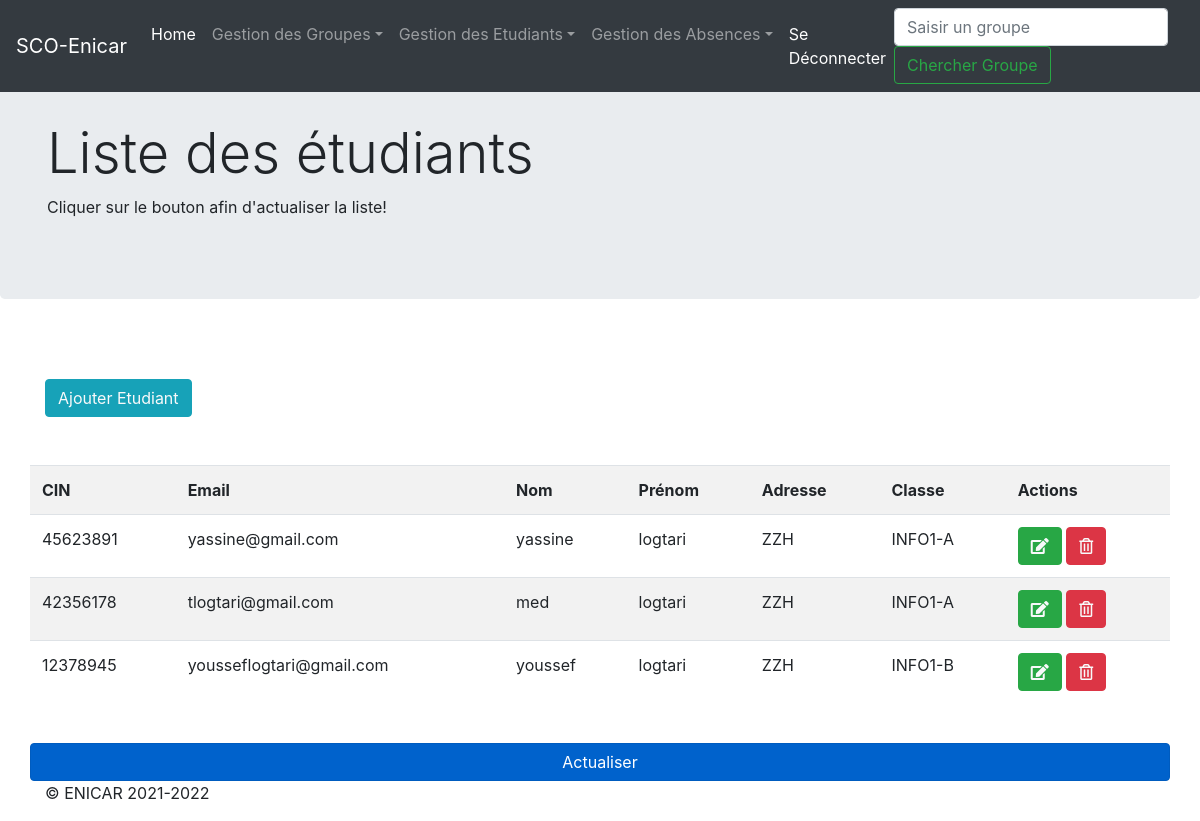
Screenshot of /afficherEtudiants.php (signed in) with the database file from the repository.
### tables this page shows
CREATE TABLE `etudiant` (
  `id_etudiant` int(11) NOT NULL,
  `cin` int(11) NOT NULL,
  `email` varchar(255) NOT NULL,
  `nom` varchar(255) NOT NULL,
  `prenom` varchar(255) NOT NULL,
  `adresse` varchar(255) NOT NULL,
  `classe` varchar(255) NOT NULL
);

### afficherEtudiants.php (the view, shortened to what this page needs)
<?php include("./auth-php-mysql/connexion.php");?>
<!DOCTYPE html>
<html lang="en">
<head>
<link href="./assets/dist/css/bootstrap.min.css" rel="stylesheet">
    <link href="./assets/jumbotron.css" rel="stylesheet">
    <link rel="stylesheet" href="https://use.fontawesome.com/releases/v5.7.0/css/all.css">
</head>
<body>
    <nav class="navbar navbar-expand-md navbar-dark fixed-top bg-dark">
        <a class="navbar-brand" href="#">SCO-Enicar</a>
        <div class="collapse navbar-collapse" id="navbarsExampleDefault">
          <ul class="navbar-nav mr-auto">
            <li class="nav-item active">
              <a class="nav-link" href="index.php">Home <span class="sr-only">(current)</span></a>
            </li>
            <li class="nav-item dropdown">
              <a class="nav-link dropdown-toggle" href="index.php" id="dropdown01" data-toggle="dropdown" aria-expanded="false">Gestion des Groupes</a>
            </li>
            <li class="nav-item dropdown">
              <a class="nav-link dropdown-toggle" href="#" id="dropdown01" data-toggle="dropdown" aria-expanded="false">Gestion des Etudiants</a>
            </li>
            <li class="nav-item dropdown">
              <a class="nav-link dropdown-toggle" href="#" id="dropdown01" data-toggle="dropdown" aria-expanded="false">Gestion des Absences</a>
            </li>
            <li class="nav-item active">
              <a class="nav-link" href="login.php">Se Déconnecter <span class="sr-only">(current)</span></a>
            </li>
          </ul>
          <form class="form-inline my-2 my-lg-0">
            <input class="form-control mr-sm-2" type="text" placeholder="Saisir un groupe" aria-label="Chercher un groupe">
            <button class="btn btn-outline-success my-2 my-sm-0" type="submit">Chercher Groupe</button>
          </form>
        </div>
      </nav>
<main role="main">
        <div class="jumbotron">
            <div class="container">
              <h1 class="display-4">Liste des étudiants</h1>
              <p>Cliquer sur le bouton afin d'actualiser la liste!</p>
            </div>
          </div>
<div class="container">
  <button type="button" class="btn btn-info my-5"><a href="ajouterEtudiant.php" class="text-light"> Ajouter Etudiant </a></button>
<div class="row">
<div class="table-responsive">
 <table class="table table-striped table-hover">
     <tr>
         <th>
             CIN
         </th>
         <th>
         Email
         </th>
         <th>
         Nom
         </th>
         <th>
         Prénom
         </th>
         <th>
         Adresse
         </th>
         <th>
         Classe
         </th>
         <th>
          Actions
         </th>
     </tr>
<?php
 $req="SELECT cin,email,nom,prenom,adresse,classe FROM etudiant";
$reponse = $pdo->query($req);
if($reponse->rowCount()>0) {
while ($row = $reponse ->fetch(PDO::FETCH_ASSOC)) {
        $etudiants= array();
       echo' <tr>
        <td>'
            .$etudiants["cin"] = $row["cin"].'
        </td>
        <td>'
        .$etudiants["email"] = $row["email"].'
        </td>
        <td>'
        .$etudiants["nom"] = $row["nom"].'
        </td>
        <td>'
        .$etudiants["prenom"] = $row["prenom"].'
        </td>
        <td>'
        .$etudiants["adresse"] = $row["adresse"].'
        </td>
        <td>'
        .$etudiants["classe"] = $row["classe"].'
       </td>
       <td>
       <button type="button" class="btn btn-success"><a href="update.php ? updatecin='.$row["cin"].'" class="text-light"><i class="fas fa-edit"></i></a></button>
       <button type="button" class="btn btn-danger"><a href="delete.php ? deletecin='.$row["cin"].'" class="text-light"><i class="far fa-trash-alt"></i></a></button>
       </td>
       </tr>';
}
}
  ?>
 </table>
 <br>
 </div>
 <button  type="button" class="btn btn-primary btn-block active" onclick="refresh()"  >Actualiser</button>
</div>
</div>
</main>
<footer class="container">
    <p>&copy; ENICAR 2021-2022</p>
  </footer>
</body>
</html>

### rows the page displays
etudiant: cin "45623891", email "yassine@gmail.com", nom "yassine", prenom "logtari", adresse "ZZH", classe "INFO1-A"
etudiant: cin "42356178", email "tlogtari@gmail.com", nom "med", prenom "logtari", adresse "ZZH", classe "INFO1-A"
etudiant: cin "12378945", email "yousseflogtari@gmail.com", nom "youssef", prenom "logtari", adresse "ZZH", classe "INFO1-B"
